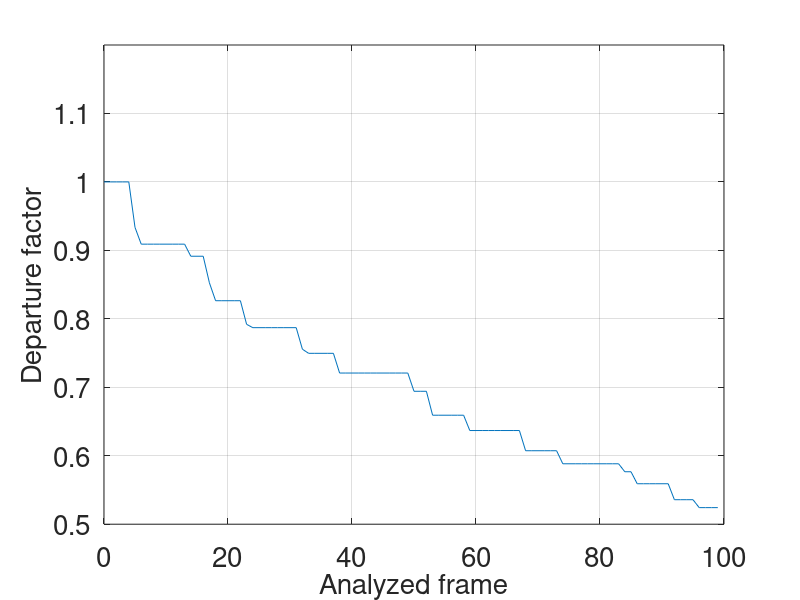
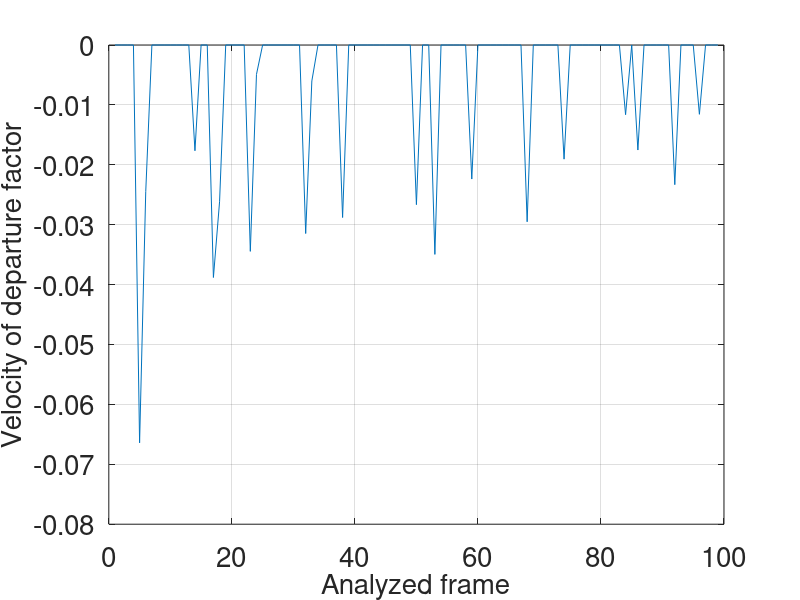
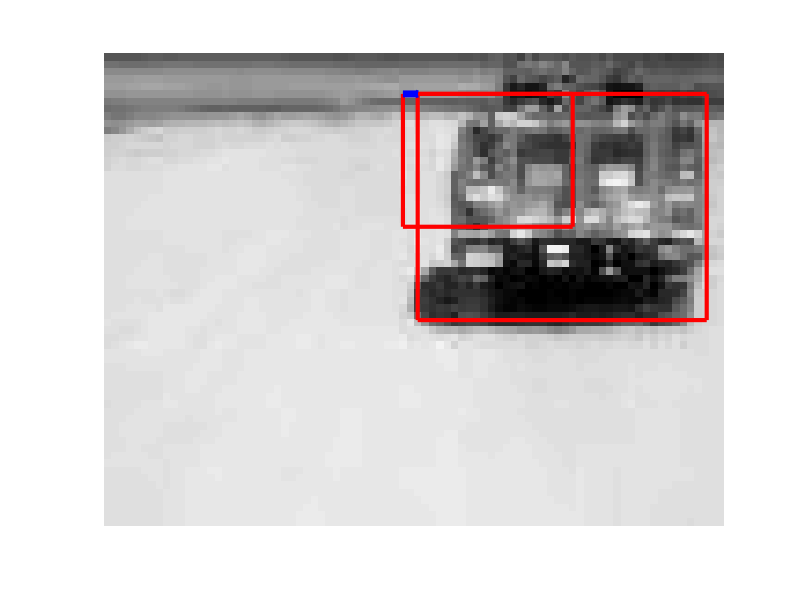

These charts were generated, in order, by the following MATLAB code:
%
function h=plot_TesteDarpa2()
	DATA=load('data_TEsteDarpa2.dat');

	graph = plot(DATA.vc,DATA.vd);
	grid;
	hx=xlabel('Analyzed frame');
	hy=ylabel('Departure factor');
	ylim([0.5 1.2]);

	FONTSIZE=20;
	hf = gcf();%% current figure
	ha = gca();%% current axis object. 
	set(ha,'fontsize',FONTSIZE);%% cambia solamente los ejes
	%set(ht,'fontsize',FONTSIZE);%% cambia solamente el titulo
	set(hx,'fontsize',FONTSIZE);%% cambia solamente el texto de x
	set(hy,'fontsize',FONTSIZE);%% cambia solamente el texto de y
	print (hf ,'graph2.eps','-deps','-tight',['-F:',int2str(FONTSIZE)]);


	graph = plot(DATA.vc(2:length(DATA.vc)),diff(DATA.vd));
	grid;
	hx=xlabel('Analyzed frame');
	hy=ylabel('Velocity of departure factor');
	%ylim([0.5 1.2]);

	FONTSIZE=20;
	hf = gcf();%% current figure
	ha = gca();%% current axis object. 
	set(ha,'fontsize',FONTSIZE);%% cambia solamente los ejes
	%set(ht,'fontsize',FONTSIZE);%% cambia solamente el titulo
	set(hx,'fontsize',FONTSIZE);%% cambia solamente el texto de x
	set(hy,'fontsize',FONTSIZE);%% cambia solamente el texto de y
	print (hf ,'graph2v.eps','-deps','-tight',['-F:',int2str(FONTSIZE)]);



	figure;
	imshow(DATA.img2)
	hold on
	plot_vector(DATA);

	hold off
	print (gcf ,'graph2p.eps','-depsc','-tight');
	h=0;
end

function h=plot_vector(DATA) 

	N=length(DATA.P);

	lin0=DATA.P{1}(1,1);
	col0=DATA.P{1}(1,2);
	delta_lin=DATA.P{N}(1,1)-DATA.P{1}(1,1);
	delta_col=DATA.P{N}(1,2)-DATA.P{1}(1,2);

	%for II=1:N
	%	scatter(DATA.P{II}(1,2),DATA.P{II}(1,1));
	%end

	rectangle('Position',[DATA.P{1}(2),DATA.P{1}(1), DATA.WSIZEC0, DATA.WSIZEL0], 'LineWidth',3, 'EdgeColor','r');
	rectangle('Position',[DATA.P{N}(2),DATA.P{N}(1), DATA.WSIZECF, DATA.WSIZELF], 'LineWidth',3, 'EdgeColor','r');
  
	quiver(col0, lin0,delta_col , delta_lin,'k','maxheadsize',0.1,'linewidth',5,'AutoScale','off','color','blue') %Plot of pcc test
    
end
